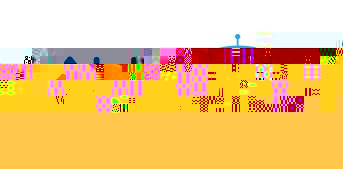
#> input picture src/autobot_astra/scripts/opencv/autobot.jpg, 343 x 169 px
$ python 3_2.py
#> lines starting #> are read from the running program, lines starting #| are printed output that depends on the picture; after the words box and inside, x2 and y2 are one past the last pixel; in counts of white or black regions, pixels touching at a corner belong together
import cv2
import numpy as np
if __name__ == '__main__':
	img = cv2.imread('autobot.jpg')
#> img is the input picture: shape (169, 343, 3); mean B, G, R 127.5, 199.3, 243.7
	gray = cv2.cvtColor(img,cv2.COLOR_BGR2GRAY)
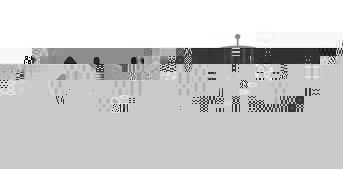
#> gray: shape (169, 343); min 3, max 255, mean 204.5
	ret,thresh1=cv2.threshold(gray,180,255,cv2.THRESH_BINARY_INV)
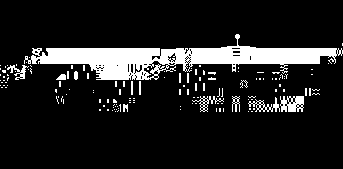
#> thresh1: shape (169, 343); 12.4% white; 139 white regions (125 under 20 px), largest, box (x1, y1, x2, y2) and area: (24, 34, 343, 80) 5651, (280, 96, 304, 112) 275, (248, 97, 280, 112) 159
	while True :
		cv2.imshow("frame",img)
		cv2.imshow('gray', gray)
		cv2.imshow("binary",thresh1)
		action = cv2.waitKey(10) & 0xFF
#> (key q is pressed here)
		if action == ord('q') or action == 113:
			break
#> (the run stopped early here; a loop or call above may not have finished)
